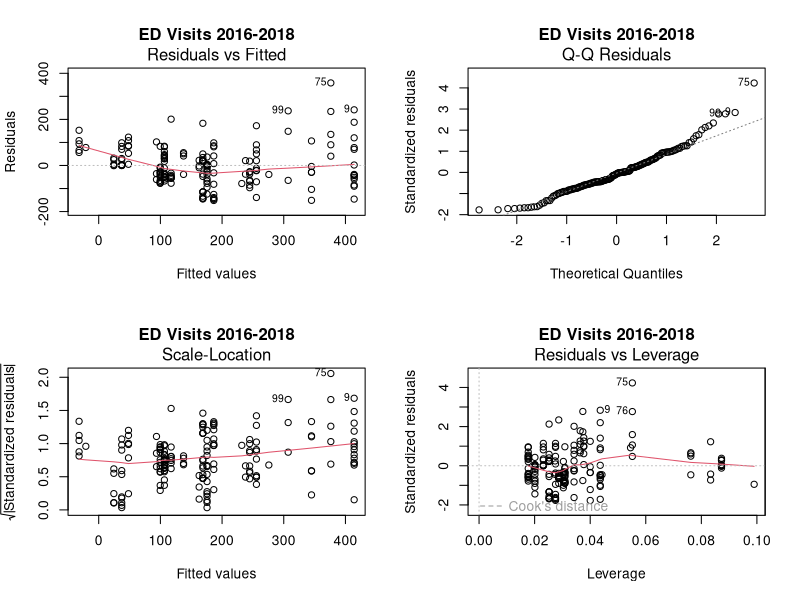
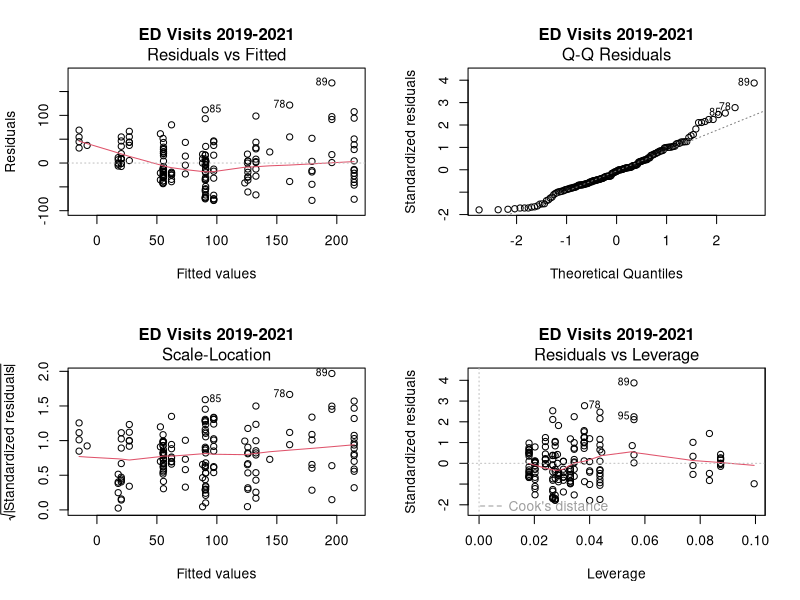
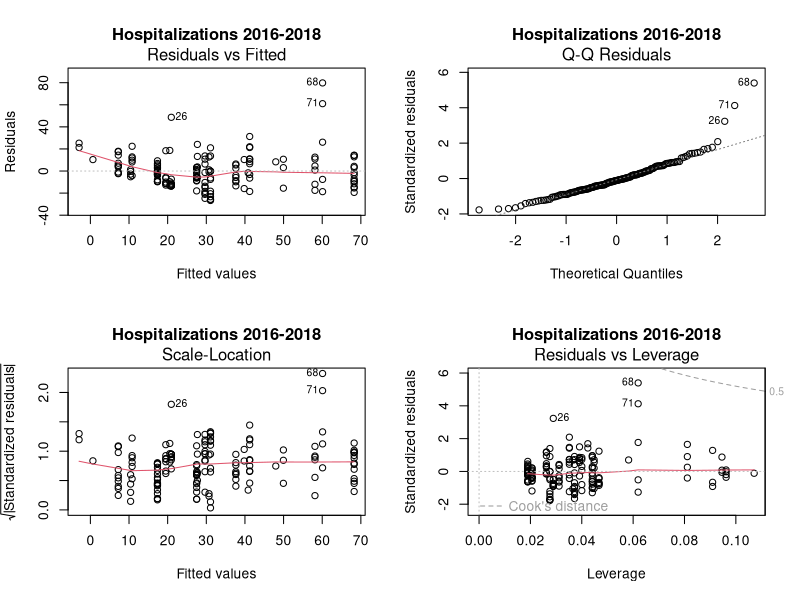
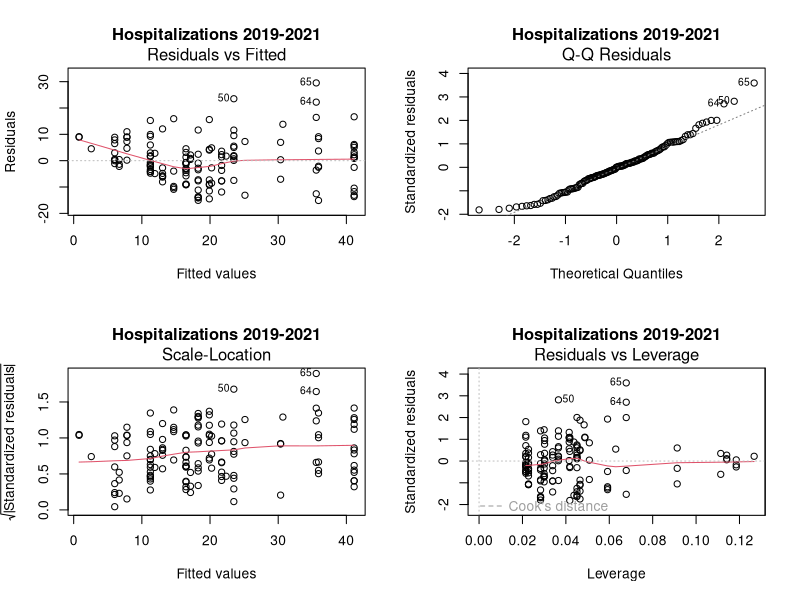
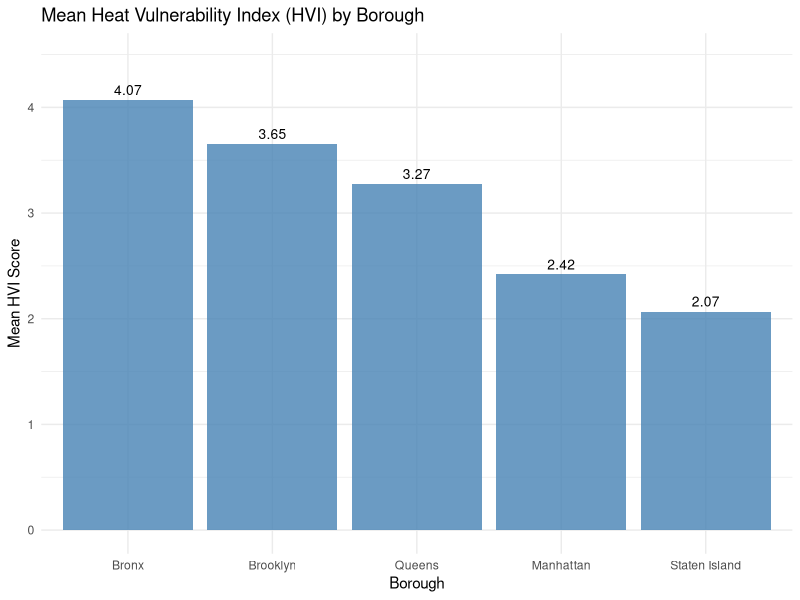
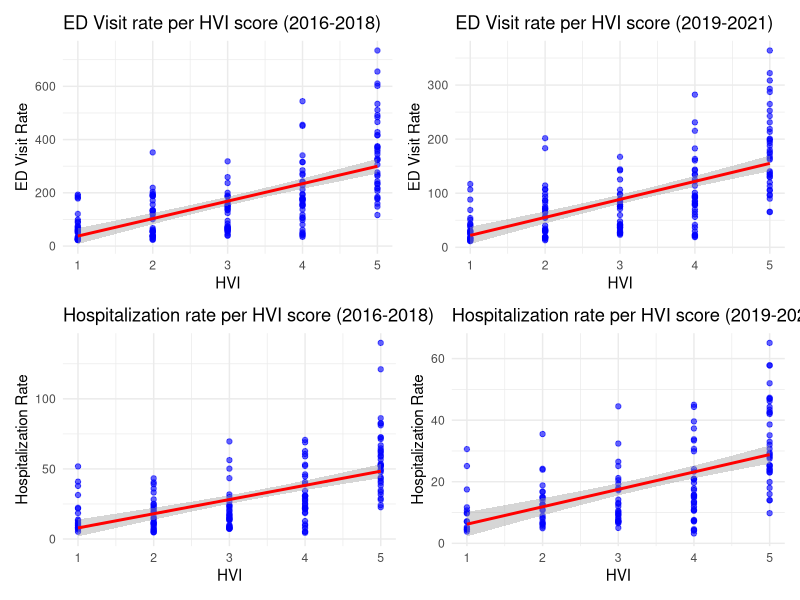

Source code (R) for these figures, in order:
## ---- chunk 1

# Set global knit options

knitr::opts_chunk$set(
  message = FALSE,
  warning = FALSE
)

## ---- chunk 2

# Load libraries

library(tidyverse)
library(broom)
library(patchwork)
library(lmtest)
library(car)

# Read full data

full_data2 = read_csv("data/NYC_total.csv")

# Data ED Visits (2016-2018)

full_data2_ed_1 = full_data2 |> 
  mutate(hvi = as.numeric(hvi)) |> 
  filter(indicator == "ed_visits_rate") |> 
  filter(data_years == "2016-2018")

## Datasets for Graphing (datasets 1 & 2):
## Changing HVI to numeric

# Data ED Visits (2019-2021)

full_data2_ed_2 = full_data2 |> 
  mutate(hvi = as.numeric(hvi)) |> 
  filter(indicator == "ed_visits_rate") |> 
  filter(data_years == "2019-2021")

# Data Hospitalizations (2016-2018)

full_data2_hosp_1 = full_data2 |> 
  mutate(hvi = as.numeric(hvi)) |> 
  filter(indicator == "hosp_rate") |>  
  filter(data_years == "2016-2018")

# Data Hospitalizations (2019-2021)

full_data2_hosp_2 = full_data2 |> 
  mutate(hvi = as.numeric(hvi)) |> 
  filter(indicator == "hosp_rate") |>  
  filter(data_years == "2019-2021")

## Datasets for Statistical Analysis (datasets 3 & 4):
## Keeping HVI as a factor variable


# Data ED Visits (2016-2018)

full_data2_ed_3 = full_data2 |> 
  filter(indicator == "ed_visits_rate") |>  # filtering only ed_visits
  filter(data_years == "2016-2018")

# Data ED Visits (2019-2021)

full_data2_ed_4 = full_data2 |> 
  filter(indicator == "ed_visits_rate") |>  # filtering only ed_visits
  filter(data_years == "2019-2021")

# Data Hospitalizations (2016-2018)

full_data2_hosp_3 = full_data2 |> 
  filter(indicator == "hosp_rate") |>  #filtering only hospitlization rate
  filter(data_years == "2016-2018")

# Data Hospitalizations (2019-2021)

full_data2_hosp_4 = full_data2 |> 
  filter(indicator == "hosp_rate") |>  #filtering only hospitlization rate
  filter(data_years == "2019-2021")

## ---- chunk 3

# Fit linear regression model for ED visits (2016-2018)
# Examining relationship between visit rates and borough/HVI

fit = lm(zip_code_rate ~ borough + hvi, data = full_data2_ed_3)

# Format results table

results_table = tidy(fit) |>
  select(-statistic) |>
  knitr::kable(digit = 3)

# Display table

results_table

## ---- chunk 4

# Fit linear regression model for ED visits (2019-2021)
# Examining relationship between visit rates and borough/HVI

fit2 = lm(zip_code_rate ~ borough + hvi, data = full_data2_ed_4)

# Format results table

results_table2 = tidy(fit2) |>
  select(-statistic) |>
  knitr::kable(digit = 3)

# Display table

results_table2

## ---- chunk 5

# Fit linear regression model for hospitalizations (2016-2018)

fit3 = lm(zip_code_rate ~ borough + hvi, data = full_data2_hosp_3)

# Format results table

results_table3 = tidy(fit3) |>
  select(-statistic) |>
  knitr::kable(digit = 3)

# Display table

results_table3

## ---- chunk 6

# Fit linear regression model for hospitalizations (2019-2021)

fit4 = lm(zip_code_rate ~ borough + hvi, data = full_data2_hosp_4)
results_table4 = tidy(fit4) |>
  select(-statistic) |>
  knitr::kable(digit = 3)

# Format results table

results_table4 = tidy(fit4) |>
  select(-statistic) |>
  knitr::kable(digit = 3)

# Display table

results_table4

## ---- chunk 7

# Basic diagnostic tests for each model
# Function for basic diagnostics
basic_diagnostics = function(model, model_name) {
  # Shapiro-Wilk test for normality
  sw_test = shapiro.test(residuals(model))
  
  # Breusch-Pagan test for heteroscedasticity
  bp_test = bptest(model)
  
  # Create results
  results = data.frame(
    Model = model_name,
    Test = c("Shapiro-Wilk (Normality)", "Breusch-Pagan (Heteroscedasticity)"),
    Statistic = c(sw_test$statistic, bp_test$statistic),
    P_Value = c(sw_test$p.value, bp_test$p.value)
  )
  
  return(results)
}

# Run diagnostics for all models
all_diagnostics = rbind(
  basic_diagnostics(fit, "ED Visits 2016-2018"),
  basic_diagnostics(fit2, "ED Visits 2019-2021"),
  basic_diagnostics(fit3, "Hospitalizations 2016-2018"),
  basic_diagnostics(fit4, "Hospitalizations 2019-2021")
)

# Display results
knitr::kable(all_diagnostics, digits = 4)

## ---- chunk 8

# Basic diagnostic plots for all models

par(mfrow=c(2,2))
plot(fit, main="ED Visits 2016-2018")
par(mfrow=c(2,2))
plot(fit2, main="ED Visits 2019-2021")
par(mfrow=c(2,2))
plot(fit3, main="Hospitalizations 2016-2018")
par(mfrow=c(2,2))
plot(fit4, main="Hospitalizations 2019-2021")

## ---- chunk 9

# Calculate average HVI scores for each borough
# This helps understand overall heat vulnerability patterns across boroughs

daa = full_data2 |> 
  mutate(hvi = as.numeric(hvi)) |>
  group_by(borough) |> 
  summarise(hvi_mean = mean(hvi))

# Produce table

knitr::kable(daa)

## ---- chunk 10

# Plot for mean HVI scores by borough

borough_plot = ggplot(daa, aes(x = reorder(borough, -hvi_mean), y = hvi_mean)) +
  geom_bar(stat = "identity", fill = "steelblue", alpha = 0.8) +
  geom_text(aes(label = round(hvi_mean, 2)), 
            vjust = -0.5, 
            size = 3.5) +
  labs(title = "Mean Heat Vulnerability Index (HVI) by Borough",
       x = "Borough",
       y = "Mean HVI Score") +
  theme_minimal() +
  theme(axis.text.x = element_text(angle = 0, hjust = 0.5)) +
  ylim(0, max(daa$hvi_mean) * 1.1)  # Add some space above bars for labels

# Display the plot

borough_plot

## ---- chunk 11

# Create visualization plots showing relationship between HVI scores and health outcomes
# Four plots examine ED visits and hospitalizations across both time periods

# Create plots

plot1 = ggplot(full_data2_ed_1, aes(x = hvi, y = zip_code_rate)) +
  geom_point(color = "blue", alpha = 0.6) +
  geom_smooth(method = "lm", color = "red", se = TRUE) +
  labs(title = "ED Visit rate per HVI score (2016-2018)", 
       x = "HVI", y = "ED Visit Rate") +
  theme_minimal()

plot2 = ggplot(full_data2_ed_2, aes(x = hvi, y = zip_code_rate)) +
  geom_point(color = "blue", alpha = 0.6) +
  geom_smooth(method = "lm", color = "red", se = TRUE) +
  labs(title = "ED Visit rate per HVI score (2019-2021)", 
       x = "HVI", y = "ED Visit Rate") +
  theme_minimal()

plot3 = ggplot(full_data2_hosp_1, aes(x = hvi, y = zip_code_rate)) +
  geom_point(color = "blue", alpha = 0.6) +
  geom_smooth(method = "lm", color = "red", se = TRUE) +
  labs(title = "Hospitalization rate per HVI score (2016-2018)", 
       x = "HVI", y = "Hospitalization Rate") +
  theme_minimal()

plot4 = ggplot(full_data2_hosp_2, aes(x = hvi, y = zip_code_rate)) +
  geom_point(color = "blue", alpha = 0.6) +
  geom_smooth(method = "lm", color = "red", se = TRUE) +
  labs(title = "Hospitalization rate per HVI score (2019-2021)", 
       x = "HVI", y = "Hospitalization Rate") +
  theme_minimal()

# Combine plots with adjusted height and width
(plot1 + plot2) / (plot3 + plot4) +
  patchwork::plot_layout(heights = c(3, 3), widths = c(3, 3))

